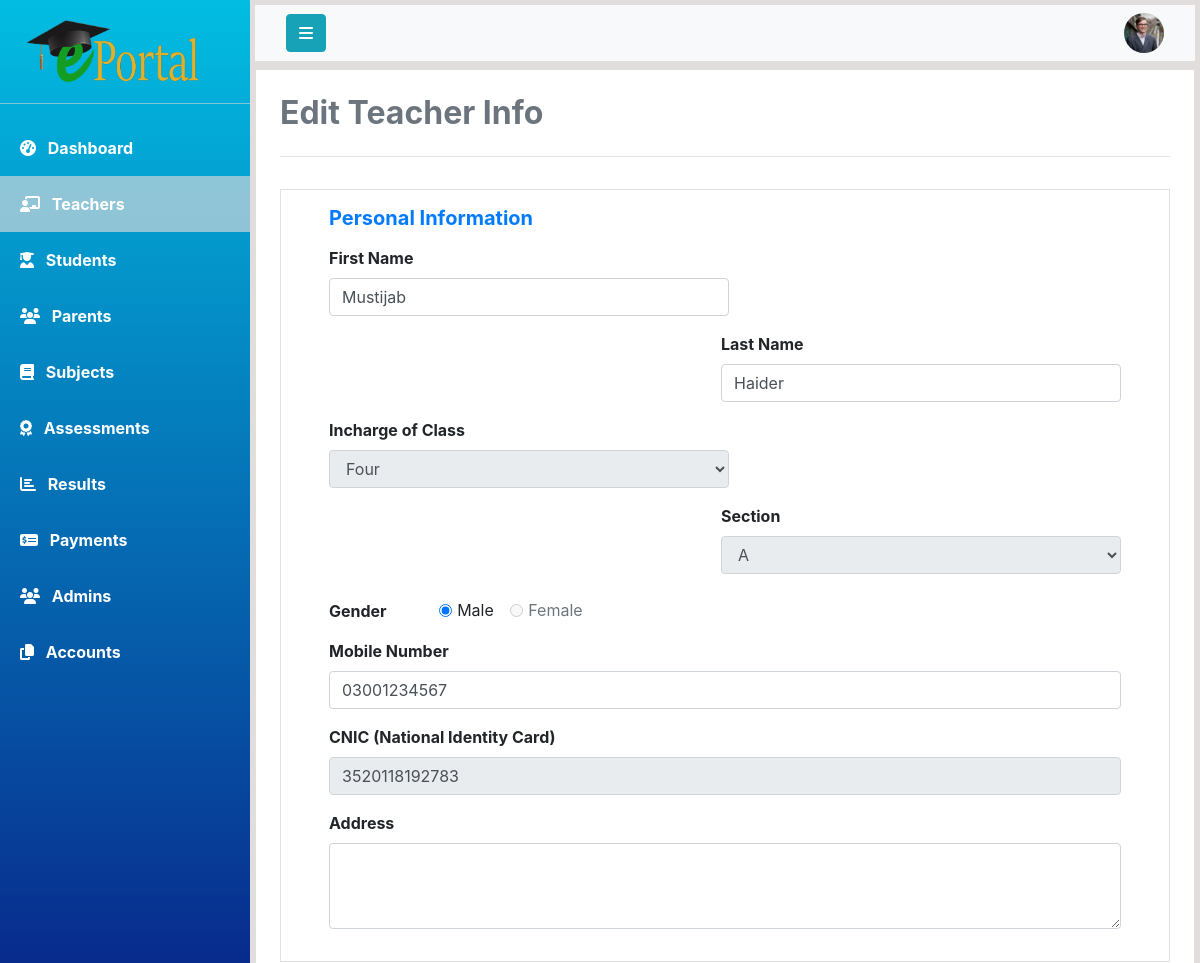
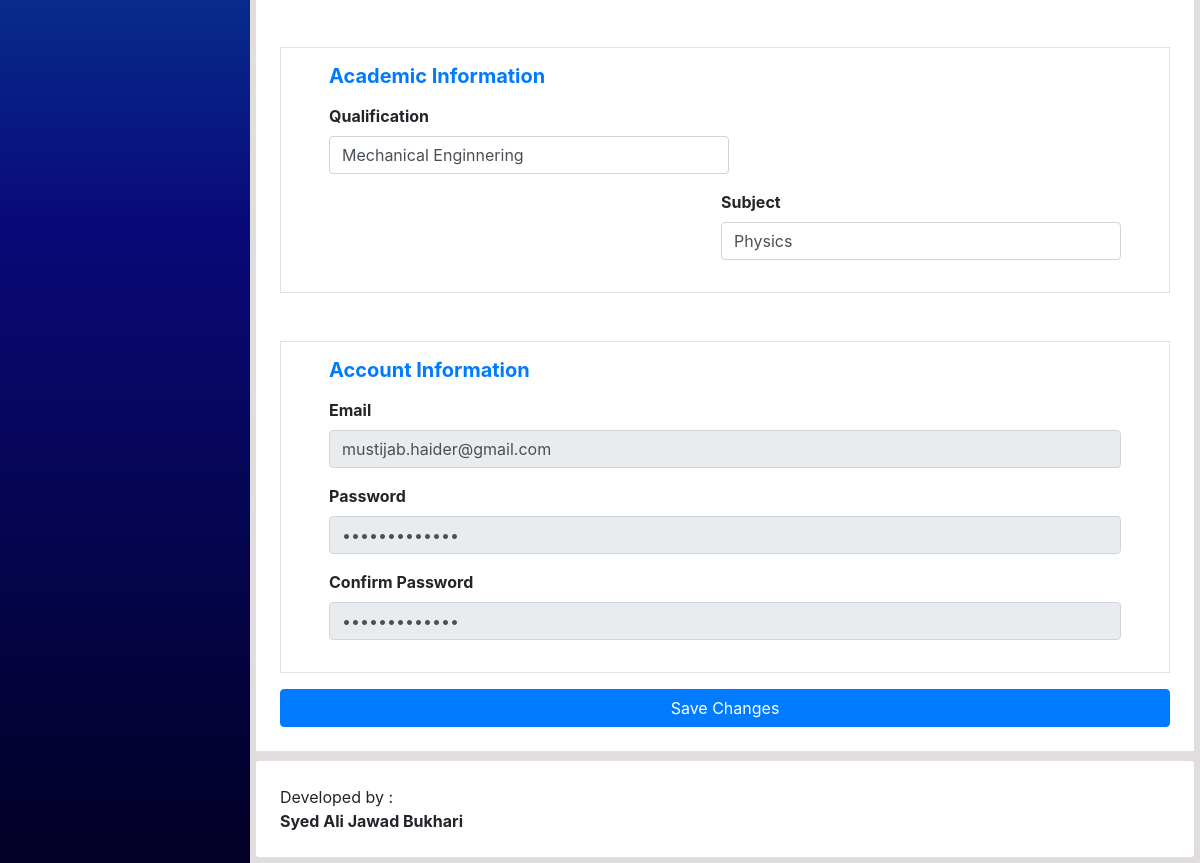
/php/edit_teacher.php?id=1, run on the app's committed database (2 pictures, top to bottom).
### tables this page shows
CREATE TABLE `teachers` (
  `teacher_id` int(11) NOT NULL,
  `first_name` varchar(20) DEFAULT NULL,
  `last_name` varchar(20) DEFAULT NULL,
  `mobile_number` varchar(11) DEFAULT NULL,
  `cnic` varchar(13) DEFAULT NULL,
  `address` varchar(100) DEFAULT NULL,
  `gender` varchar(10) DEFAULT NULL,
  `qualification` varchar(30) DEFAULT NULL,
  `subject` varchar(20) DEFAULT NULL,
  `joining_date` timestamp NOT NULL DEFAULT current_timestamp() ON UPDATE current_timestamp(),
  `email` varchar(30) DEFAULT NULL,
  `password` varchar(30) DEFAULT NULL
);

CREATE TABLE `classes` (
  `class_name` varchar(20) NOT NULL,
  `section` char(1) DEFAULT NULL,
  `incharge_id` int(11) DEFAULT NULL
);

### php/edit_teacher.php (the view, shortened to what this page needs)
<!DOCTYPE html>
<html lang="en">
<head>
    <?php include 'links.php'; ?>
</head>
<body>
    <div class="wrapper">
        <nav id="sidebar">
            <a href="#" id="logo-container">
                <img class="mt-3 ml-4" src="../assets/logo/logo1.png" alt="Logo" width="180">
            </a>
            <hr class="my-3 sidebar-separator" style="background-color: rgba(255, 255, 255, 0.562);">
            <ul>
                <li><a class="nav-link text-white font-weight-bold px-3 py-3" href="admin_dashboard.html">
                        <i class="fas fa-tachometer-alt ml-1 mr-2"></i>
                        Dashboard
                    </a>
                </li>
                <li><a class="nav-link text-white font-weight-bold px-3 py-3 active">
                        <i class="fas fa-chalkboard-teacher ml-1 mr-2"></i>
                        Teachers
                    </a>
                </li>
                <li><a class="nav-link text-white font-weight-bold px-3 py-3" href="manage_students.html">
                        <i class="fas fa-user-graduate ml-1 mr-2"></i>
                        Students
                    </a>
                </li>
                <li><a class="nav-link text-white font-weight-bold px-3 py-3" href="manage_parents.php">
                        <i class="fa fa-group ml-1 mr-2"></i>
                        Parents
                    </a>
                </li>
                <li><a class="nav-link text-white font-weight-bold px-3 py-3" href="#">
                        <i class="fas fa-book ml-1 mr-2"></i>
                        Subjects
                    </a>
                </li>
                <li><a class="nav-link text-white font-weight-bold px-3 py-3" href="#">
                        <i class="fas fa-award ml-1 mr-2"></i>
                        Assessments
                    </a>
                </li>
                <li><a class="nav-link text-white font-weight-bold px-3 py-3" href="#">
                        <i class="fa fa-chart-bar ml-1 mr-2"></i>
                        Results
                    </a>
                </li>
                <li><a class="nav-link text-white font-weight-bold px-3 py-3" href="#">
                        <i class="fa fa-money-check-alt ml-1 mr-2"></i>
                        Payments
                    </a>
                </li>
                <li><a class="nav-link text-white font-weight-bold px-3 py-3" href="#">
                        <i class="fas fa-users ml-1 mr-2"></i>
                        Admins
                    </a>
                </li>
                <li><a class="nav-link text-white font-weight-bold px-3 py-3" href="#">
                        <i class="fas fa-copy ml-1 mr-2"></i>
                        Accounts
                    </a>
                </li>
            </ul>
        </nav>
        <div id="content" class="overflow-auto">
            <nav class="navbar mb-2 navbar-light bg-light mb-2">
                <div class="container-fluid">
                    <div class="navbar-header">
                        <button type="button" id="sidebar-toggle" onclick="hideSidebar()" class="btn btn-info navbar-btn mr-auto">
                            <i class="fa fa-bars" aria-hidden="true"></i>
                        </button>
                    </div>
                    <a class="text-decoration-none">
                        <img src="../assets/user-profile.jpg" id="user-profile" onclick="showDropdown()" width="40" height="40" class="rounded-circle ml-auto" alt="">
                    </a>
                </div>
            </nav>
        <?php
            include 'connection.php';
            $selected_id = $_GET['id'];
            $query = "SELECT * FROM Teachers where teacher_id = '$selected_id'";
            $result = mysqli_query($connection,$query);
            $noOfRows = mysqli_num_rows($result);
            if($noOfRows>0){
                $teacher = mysqli_fetch_array($result);
        ?>
            <div class="card bg-white mb-2 p-4 rounded-0" id="content-wrapper">
                <h2 class="main-heading text-secondary"><b>Edit Teacher Info</b></h2>
                <hr class="divider py-2">
                <form action="update_teacher_info.php" method="POST" onsubmit="return validateTeacherRegistration()">
                    <div class="px-5 py-3 mb-5 border" id="personal-info">
                        <h5 class="text-primary mb-3"><b>Personal Information</b></h5>
                        <div class="clearfix name-container">
                            <div class="form-group float-left">
                                <label for="firstName">First Name</label>
                                <input type="text" name="firstName" required id="firstName"
                                    class="form-control mr-5" value="<?php echo $teacher['first_name']?>">
                            </div>
                            <div class="form-group float-right">
                                <label for="lastName">Last Name</label>
                                <input type="text" name="lastName" required id="lastName"
                                    class="form-control" value="<?php echo $teacher['last_name']?>">
                            </div>
                        </div>
                        <?php
                            $query = "SELECT class_name,section FROM Classes WHERE incharge_id = '$selected_id'";
                            $result = mysqli_query($connection,$query);
                            $classData = mysqli_fetch_array($result);
                        ?>
                        <div class="clearfix class-container">
                            <div class="form-group float-left">
                                <label for="class">Incharge of Class</label>
                                <select class="form-control" name="class" id="class" required disabled>
                                    <option value="Four"
                                    <?php
                                        if($classData['class_name']=="Four"){
                                            echo "selected";
                                        }
                                    ?>
                                    >Four</option>
                                </select>
                            </div>
                            <div class="form-group float-right">
                                <label for="section">Section</label>
                                <select class="form-control" name="section" id="section" required disabled>
                                    <option value="A"
                                    <?php
                                        if($classData['section']=="A"){
                                            echo "selected";
                                        }
                                    ?>
                                    >A</option>
                                </select>
                            </div>
                        </div>
                        <div class="form-group my-2">
                            <label for="gender" class="mr-5">Gender</label>
                            <div class="form-check-inline">
                                <input class="form-check-input" type="radio" name="gender" id="maleOption" value="m" <?php
                                    if($teacher['gender'] == "Male"){
                                        echo 'checked';
                                    }else{
                                        echo "disabled";
                                    }
                                    ?>
                                    >
                                <label class="form-check-label font-weight-normal" for="maleOption">
                                    Male
                                </label>
                            </div>
                            <div class="form-check-inline">
                                <input class="form-check-input" type="radio" name="gender" id="femaleOption" value="f"<?php
                                    if($teacher['gender'] == "Female"){
                                        echo 'checked';
                                    }else{
                                        echo "disabled";
                                    }
                                ?>>
                                <label class="form-check-label font-weight-normal" for="femaleOption">
                                    Female
                                </label>
                            </div>
                        </div>
                        <div class="form-group">
                            <label for="mobileNumber">Mobile Number</label>
                            <input class="form-control" required type="number" name="mobileNumber"
                                id="mobileNumber" placeholder="e.g. 03XX-XXXXXXX"  value="<?php echo $teacher['mobile_number']?>">
                        </div>
                        <div class="form-group">
                            <label for="cnic">CNIC (National Identity Card)</label>
                            <input class="form-control" required type="text" name="cnic" id="cnic"
                                placeholder="e.g. XXXXXXXXXXXXX" value="<?php echo $teacher['cnic']?>" readonly>
                        </div>
                        <div class="form-group">
                            <label for="address">Address</label>
                            <textarea class="form-control" required name="address" id="address"
                                rows="3"><?php echo $teacher['address']?></textarea>
                        </div>
                    </div>
                    <div class="px-5 py-3 mb-5 border" id="parent-info">
                        <h5 class="text-primary mb-3"><b>Academic Information</b></h5>
                        <div class="clearfix name-container">
                            <div class="form-group float-left">
                                <label for="qualification">Qualification</label>
                                <input type="text" name="qualification" required id="qualification"
                                    class="form-control mr-5" value="<?php echo $teacher['qualification']?>">
                            </div>
                            <div class="form-group float-right">
                                <label for="Subject">Subject</label>
                                <input type="text" name="Subject" required id="Subject"
                                    class="form-control" value="<?php echo $teacher['subject']?>">
                            </div>
                        </div>
                    </div>
                    <div class="px-5 py-3 mb-3 border" id="account-info">
                        <h5 class="text-primary mb-3"><b>Account Information</b></h5>
                        <div class="form-group">
                            <label for="email">Email</label>
                            <input class="form-control" required type="email" name="email" id="email"
                                placeholder="yourname@gmail.com"  value="<?php echo $teacher['email']?>" readonly>
                        </div>
                        <div class="form-group">
                            <label for="password">Password</label>
                            <input class="form-control" required type="password" name="password" id="password" value="<?php echo $teacher['password']?>" readonly>
                        </div>
                        <div class="form-group">
                            <label for="confirmPassword">Confirm Password</label>
                            <input class="form-control" required type="password" name="confirmPassword"
                                id="confirmPassword" value="<?php echo $teacher['password']?>" readonly>
                        </div>
                    </div>
                    <button type="submit" class="btn btn-primary w-100" name="submit">Save Changes</button>
                </form>
            </div>
        <?php
            }
        ?>
            <div class="card p-4 bg-white" id="footer">
                Developed by : <b>Syed Ali Jawad Bukhari</b>
            </div>
        </div>
    </div>
</body>
</html>

### css/style.css (style rules this page uses)
* { padding: 0; margin: 0; box-sizing: border-box; }
.wrapper { display: flex; align-items: stretch; background-color: rgb(226, 221, 221); max-height: 100vh; }
#sidebar { width: 250px; height: 100%; position: fixed; top: 0; left: 0; background-color: #30336b; background: rgb(2,0,36); background: linear-gradient(360deg, rgba(2,0,36,1) 0%, rgba(9,9,121,1) 35%, rgb(2, 189, 226)100%); transition: all 1s; }
#sidebar .active { background-color: rgba(219, 219, 219, 0.651); }
#content { width: 100%; height: 100vh; padding: 5px; margin-left: 250px; overflow-x: hidden; transition: all 1s; }
#dropdown a { text-decoration: none; }
.name-container input { width: 400px; }
.class-container select { width: 400px; }
form label { font-weight: bold; }

### data on the page
teachers: firstName "Mustijab", lastName "Haider", gender "☑ Male", gender "☐ Female", mobileNumber "03001234567", cnic "3520118192783", qualification "Mechanical Enginnering", Subject "Physics", email "mustijab.haider@gmail.com"
classes: class "Four", section "A"
